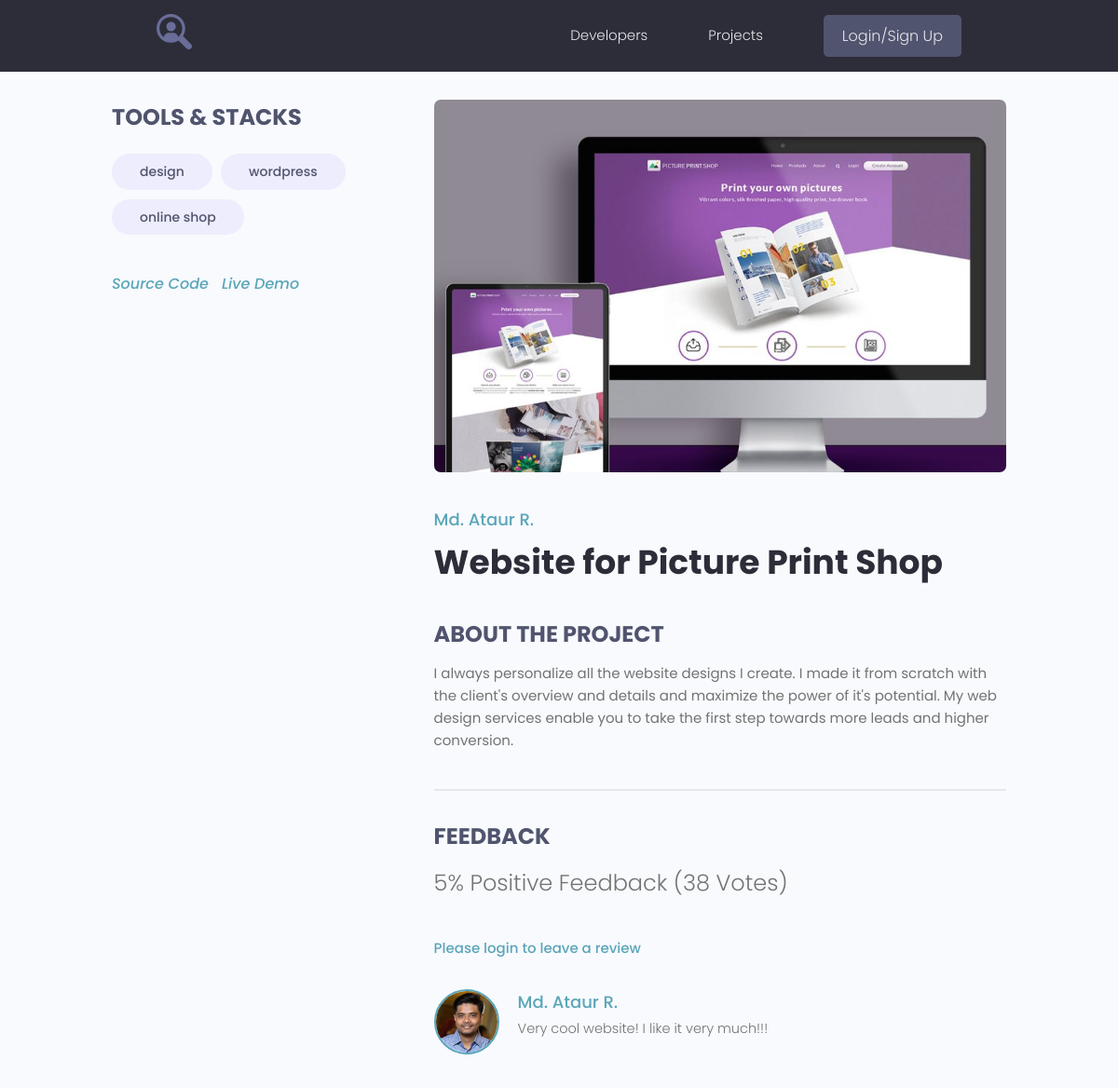
The page /projects/projects/1/ on the database its author committed.
### projects/models.py (models this page shows, shortened)
class Tag(models.Model):
    name = models.CharField(max_length=200)
    created = models.DateTimeField(auto_now_add=True)
    def __str__(self):
        return self.name

class Project(models.Model):
    owner = models.ForeignKey(Profile, on_delete=models.SET_NULL, blank=True, null=True)
    title = models.CharField(max_length=200)
    description = models.TextField(null=True, blank=True)
    image = models.ImageField(null=True, blank=True, upload_to="projects/%Y/%m/%d", default="default.jpg")
    demo_link = models.CharField(max_length=2000, null=True, blank=True)
    source_link = models.CharField(max_length=2000, null=True, blank=True)
    tags = models.ManyToManyField('Tag', blank=True)
    vote_total = models.IntegerField(default=0, null=True, blank=True)
    vote_ratio = models.IntegerField(default=0, null=True, blank=True)
    created = models.DateTimeField(auto_now_add=True)
    class Meta:
        ordering = ['-vote_ratio', '-vote_total', 'created']
    def reviewers(self):
        query_set = self.review_set.all().values_list('owner__id', flat=True)
        return query_set

class Review(models.Model):
    VOTE_TYPE = (
        ('up', 'Up Vote'),
        ('down', 'Down Vote')
    )
    owner = models.ForeignKey(Profile, on_delete=models.CASCADE, null=True)
    project = models.ForeignKey(Project, on_delete=models.CASCADE)
    body = models.TextField(null=True, blank=True)
    value = models.CharField(max_length=200, choices=VOTE_TYPE)
    created = models.DateTimeField(auto_now_add=True)
    class Meta:
        unique_together = [['owner', 'project'], ]

### users/models.py (models this page shows, shortened)
class Profile(models.Model):
    user = models.OneToOneField(User, on_delete=models.CASCADE, blank=True, null=True)
    name = models.CharField(max_length=200, blank=True, null=True)
    email = models.EmailField(max_length=500, blank=True, null=True)
    username = models.CharField(max_length=200, blank=True, null=True)
    short_info = models.CharField(max_length=200, blank=True, null=True)
    bio = models.TextField(blank=True, null=True)
    profile_image = models.ImageField(upload_to='profiles/', blank=True, null=True,
                                      default='profiles/user-default.png')
    social_github = models.CharField(max_length=200, blank=True, null=True)
    social_youtube = models.CharField(max_length=200, blank=True, null=True)
    social_website = models.CharField(max_length=200, blank=True, null=True)
    created = models.DateTimeField(auto_now_add=True)

### projects/views.py (the view, shortened to what this page needs)
# urls.py: path('projects/<str:pk>/', views.project, name='project'),
def project(request, pk):
    form = ReviewForm()
    project_obj = Project.objects.get(id=pk)
    context = {'project': project_obj, 'form': form}
    return render(request, 'projects/single-project.html', context)

### projects/templates/projects/single-project.html (shortened to what this page needs)
{% extends 'projects/base.html' %}
{% block content %}
<main class="singleProject my-md">
    <div class="container">
        <div class="layout">
            <div class="column column--1of3">
                <h3 class="singleProject__subtitle">Tools & Stacks</h3>
                <div class="singleProject__toolStack">
                    {% for tag in project.tags.all %}
                    <span class="tag tag--pill tag--sub tag--lg">
              <small>{{ tag }}</small>
            </span>
                    {% endfor %}
                </div>
                {% if project.source_link %}
                <a class="singleProject__liveLink" href="{{ project.source_link }}" target="_blank">
                    <i class="im im-external-link">Source Code</i>
                </a>
                {% endif %}
                {% if project.demo_link %}
                <a class="singleProject__liveLink" href="{{ project.demo_link }}" target="_blank">
                    <i class="im im-external-link">Live Demo</i>
                </a>
                {% endif %}
            </div>
            <div class="column column--2of3">
                <img class="singleProject__preview" src="{{ project.image.url }}" alt="portfolio thumbnail"/>
                <a href="{% url 'user_profile' project.owner.id %}" class="singleProject__developer">{{ project.owner.name }}</a>
                <h2 class="singleProject__title">{{ project.title }}</h2>
                <h3 class="singleProject__subtitle">About the Project</h3>
                <div class="singleProject__info">
                    {{ project.description }}
                </div>
                <div class="comments">
                    <h3 class="singleProject__subtitle">Feedback</h3>
                    <h5 class="project--rating">
                        {{ project.vote_ratio }}% Positive
                        Feedback ({{ project.vote_total }} Vote{{ project.vote_total | pluralize:'s' }})
                    </h5>
                    {% if request.user.profile.id in project.reviewers %}
                    <p>You have already submitted your review for this project</p>
                    {% elif request.user.profile == project.owner %}
                    <p>You can't review your own project!</p>
                    {% else %}
                    <a href="{% url 'login' %}">Please login to leave a review</a>
                    {% endif %}
                    <div class="commentList">
                        {% for review in project.review_set.all %}
                        <div class="comment">
                            <a href="{% url 'user_profile' review.owner.id %}">
                                <img class="avatar avatar--md" src="{{ review.owner.profile_image.url }}" alt="user"/>
                            </a>
                            <div class="comment__details">
                                <a href="{% url 'user_profile' review.owner.id %}" class="comment__author">{{ review.owner.name }}</a>
                                <p class="comment__info">
                                    {{ review.body | linebreaksbr }}
                                </p>
                            </div>
                        </div>
                        {% endfor %}
                    </div>
                </div>
            </div>
        </div>
    </div>
</main>
{% endblock %}

### projects/static/styles/app.css (style rules this page uses)
:root { --color-sub: #2d2d39; }
img { width: 100%; }
.singleProject .column--1of3 { order: 2; }
@media screen and (min-width: 1081px) { .singleProject .column--1of3 { order: 1; } }
@media screen and (min-width: 1081px) { .singleProject .column--2of3 { order: 2; } }
.singleProject__toolStack { margin-top: 2rem; margin-bottom: 4rem; }
.singleProject__liveLink { font-weight: 500; transition: all 0.3s ease-in-out; border-bottom: 2px solid transparent; }
.singleProject__liveLink i { display: inline-block; font-size: 1.6rem; margin-right: 1rem; }
.singleProject__preview { height: 50vh; object-fit: cover; object-position: top center; margin-bottom: 3rem; border-radius: 0.7rem; }
.singleProject__developer { font-size: 1.8rem; font-weight: 500; }
.singleProject__title { font-size: 3.6rem; font-weight: 700; color: var(--color-sub); margin-bottom: 3rem; }
.project--rating { margin-bottom: 1.6em; margin-top: .5em; }
.singleProject__subtitle { text-transform: uppercase; font-size: 2.4rem; font-weight: 700; color: var(--color-sub-light); margin-bottom: 1rem; }
.comments { margin-top: 4rem; padding-top: 3rem; border-top: 2px solid var(--color-light); }
.commentList { margin: 3rem 0; }
.comment { display: flex; gap: 2rem; }
.comment__author { font-size: 1.8rem; }
.comment__info { font-size: 1.45rem; }

### projects/static/uikit/styles/modules/_variables.css (style rules this page uses)
:root { --color-main: #5aa5b9; --color-main-light: #e6faff; --color-sub: #3f4156; --color-sub-light: #51546e; --color-sub-lighter: #ededfd; --color-text: #737373; --color-gray: #8b8b8b; --color-light: #e5e7eb; --color-light-gray: #767676; --color-bg: #f8fafd; --color-white: #fffefd; --color-white-light: #f3f3f3; --color-success: #359e64; --color-success-bg: #def8e8; --color-error: #fc4b0b; --color-error-bg: #fff2ee; --font-base: 'Poppins', arial, helvetica, 'Segoe UI', roboto, ubuntu, sans-serif; --font-monospace: 'Fira Code', 'Courier New', courier, monospace; --font-regular: 300; --font-medium: 500; --font-bold: 700; --generic-shadow: 1px 1px 5px #00000010; --generic-transition: all 0.3s ease-in-out; }

### projects/static/uikit/styles/modules/_base.css (style rules this page uses)
* { margin: 0; padding: 0; box-sizing: border-box; text-rendering: optimizeLegibility; color: inherit; font-size: inherit; }
html { font-size: 50%; }
@media only screen and (min-width: 480px) { html { font-size: 56.25%; } }
@media only screen and (min-width: 1200px) { html { font-size: 62.5%; } }
body { line-height: 1.6; font-weight: 400; font-size: 1.5rem; color: var(--color-text); background-color: var(--color-bg); min-height: 100vh; }

### projects/static/uikit/styles/modules/_typography.css (style rules this page uses)
* { font-family: var(--font-base); }
h2 { font-size: 3.6rem; font-weight: var(--font-bold); }
h3 { font-size: 3.2rem; font-weight: var(--font-medium); }
h5 { font-size: 2.4rem; font-weight: var(--font-medium); }
h5, h6 { font-weight: var(--font-regular); }
p, span, strong { font-size: 1.6rem; color: var(--color-text); font-weight: var(--font-regular); }
a { padding-bottom: 2px; text-decoration: none; display: inline-block; color: var(--color-main); font-weight: var(--font-medium); }

### projects/static/uikit/styles/modules/_utilities.css (style rules this page uses)
.container { width: 92%; max-width: 165rem; margin: 0 auto; box-sizing: border-box; }
@media screen and (min-width: 1000px) { .container { width: 90%; } }
@media screen and (min-width: 1200px) { .container { width: 80%; } }
.my-md { margin: 3rem auto; }

### projects/static/uikit/styles/modules/_avatar.css (style rules this page uses)
.avatar { border-radius: 50%; border: 2px solid var(--color-main); object-fit: cover; }
.avatar--md { height: 7rem; width: 7rem; }

### projects/static/uikit/styles/modules/_tag.css (style rules this page uses)
.tag { display: inline-flex; align-items: center; background-color: var(--color-sub); height: -webkit-fit-content; height: -moz-fit-content; height: fit-content; width: -webkit-fit-content; width: -moz-fit-content; width: fit-content; border-radius: 0.5rem; padding: 0.5rem 1.5rem; font-size: 1.2rem; cursor: pointer; }
.tag:not(:last-child) { margin-right: 0.25rem; margin-bottom: 0.75rem; }
.tag > small { color: var(--color-white); }
.tag--pill { border-radius: 5rem; }
.tag--sub, .tag--sub > small { background: var(--color-sub-lighter); color: var(--color-sub-light); font-weight: 500; }
.tag--lg { padding: 0.8rem 3rem; font-size: 1.4rem; }
.tag--lg:not(:last-child) { margin-right: 0.5rem; margin-bottom: 1rem; }

### projects/static/uikit/styles/modules/_layout.css (style rules this page uses)
.layout { display: flex; flex-flow: row wrap; justify-content: space-between; }
.layout > .column { margin-bottom: 3rem; }
.layout > .column.column--1of3 { flex-basis: 30%; }
.layout > .column.column--2of3 { flex-basis: 64%; }

### rows shown on the page
Tag: name "design"
Tag: name "wordpress"
Tag: name "online shop"
Project: image (picture), owner.name "Md. Ataur R.", title "Website for Picture Print Shop", description "I always personalize all the website designs I create. I made it from scratch with the client's overview and details and maximize the power of it's potential. My web design services enable you to take the first step towards more leads and higher conversion.", vote_ratio "5", vote_total "38", vote_total|pluralize "s"
Review: owner.profile_image (picture), owner.name "Md. Ataur R.", body "Very cool website! I like it very much!!!"
